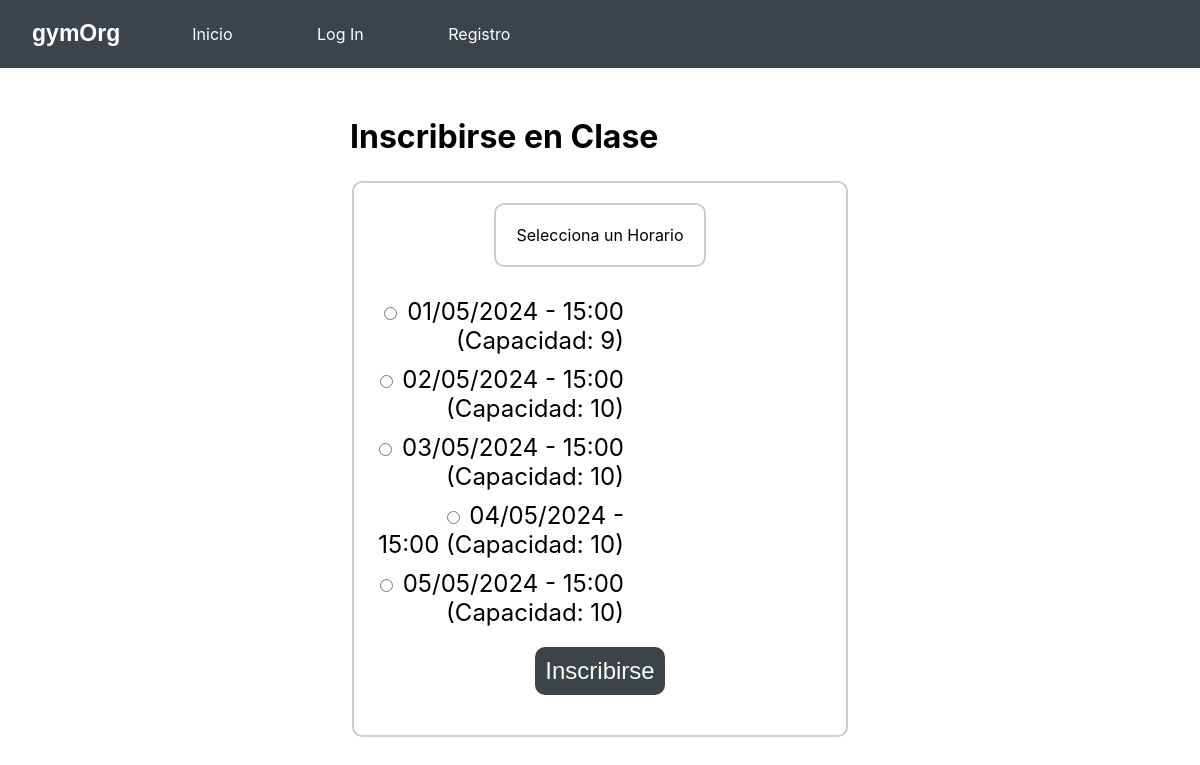
/inscribirClase.php?id=4, run on the app's committed database.
### tables this page shows
CREATE TABLE HorariosClases (

    HorarioID INT AUTO_INCREMENT PRIMARY KEY,
    ClaseID INT,
    Fecha DATE NOT NULL,
    HoraInicio TIME NOT NULL,
    Duracion INT NOT NULL,
    Capacidad INT NOT NULL,
    FOREIGN KEY (ClaseID) REFERENCES Clases(ClaseID)

);

### inscribirClase.php (the view, shortened to what this page needs)
<?php
$ClaseID = $_SESSION['clase_id'];
$conn = conexionBD();
$query = "SELECT hc.HorarioID, hc.Fecha, hc.HoraInicio, hc.Capacidad, COUNT(i.InscripcionID) AS Inscritos
          FROM HorariosClases hc
          LEFT JOIN Inscripciones i ON hc.HorarioID = i.HorarioID
          WHERE hc.ClaseID = ?
          GROUP BY hc.HorarioID, hc.Fecha, hc.HoraInicio, hc.Capacidad";
$stmt = $conn->prepare($query);
$stmt->bind_param('i', $ClaseID);
$stmt->execute();
$result = $stmt->get_result();
$horariosDisponibles = [];
while ($row = $result->fetch_assoc()) {
    $capacidadMaxima = $row['Capacidad'];
    $inscritos = $row['Inscritos'];
    $capacidadDisponible = $capacidadMaxima - $inscritos;
    $row['CapacidadDisponible'] = $capacidadDisponible;
    $horariosDisponibles[] = $row;
}
?>
<!DOCTYPE html>
<html lang="es">
<head>
    <link rel="stylesheet" href="css/inscripcion.css">
</head>
<body>
    <div class="topbar">
        <div class="topbar-name">
            <a class="topbar-name">gymOrg</a>
        </div>
        <div>
            <a href="index.php" class="topbar-item">Inicio</a>
            <a href="login.php" class="topbar-item">Log In</a>
            <a href="registro.php" class="topbar-item">Registro</a>
        </div>
    </div>
    <main>
        <article>
            <h1>Inscribirse en Clase</h1>
            <form action="inscribirClase.php" method="POST">
                <fieldset>
                    <div class="legenda">
                        <legend>Selecciona un Horario</legend>
                    </div>
                    <?php foreach ($horariosDisponibles as $horario) : ?>
                        <div>
                            <label>
                                <input type="radio" name="Horario_ID" value="<?= $horario['HorarioID'] ?>"
                                    <?= $horario['CapacidadDisponible'] <= 0 ? 'disabled' : '' ?> required>
                                <?= date('d/m/Y', strtotime($horario['Fecha'])) ?> - <?= date('H:i', strtotime($horario['HoraInicio'])) ?>
                                (Capacidad: <?= $horario['CapacidadDisponible'] ?>)
                            </label>
                        </div>
                    <?php endforeach; ?>
                    <div class="boton">
                        <button type="submit" name="inscribir">Inscribirse</button>
                    </div>
                </fieldset>
            </form>
        </article>
    </main>
</body>
</html>

### css/inscripcion.css (style rules this page uses)
html { font-family: 'Inter', Arial, sans-serif; background-color: white; padding: 0; }
.topbar { background-color: #3B444B; overflow: hidden; display: flex; width: 100vw; left: 0; right: 0; top: 0; position:fixed; }
.topbar-item { display:inline-grid; color: white; text-align: center; padding: 24px 40px; text-decoration: none; }
.topbar-name { float: left; display: block; color: white; text-align: center; padding: 10px 16px; text-decoration: none; font-family: sans-serif; font-weight: bolder; font-size:larger; text-align: center; }
h1 { font-size: 4em; }
body { display: flex; justify-content: center; align-items: center; margin-top: 8%; }
label { display: inline-block; width: 250px; text-align: right; font-size: 1.5rem; }
input, button { border: 2px solid #ccc; border-radius: 10px; font-size: 1.5rem; padding: 10px; }
form { margin: 25px auto; width: 500px; }
button { background: #3B444B; color: #FEFBF4; border: none; align-self: center; }
.boton { justify-content: center; display: flex; padding: 10px; }
legend, fieldset { border: 2px solid #ccc; border-radius: 10px; padding: 20px; margin-bottom: 20px; }
fieldset div { display: flex; align-items: center; margin-bottom: 10px; }
fieldset label { margin-right: 10px; }
.legenda { display: flex; flex-direction: column; }
:-webkit-any(article, aside, nav, section) h1 { font-size: 2em; margin-block-start: 0.67em; margin-block-end: 0.67em; }

### data on the page
horariosclases: Fecha "01/05/2024", HoraInicio "15:00", CapacidadDisponible "9"
horariosclases: Capacidad "☐ 02/05/2024 - 15:00 (Capacidad:", Fecha "02/05/2024", HoraInicio "15:00", Capacidad "10"
horariosclases: Capacidad "☐ 03/05/2024 - 15:00 (Capacidad:", Fecha "03/05/2024", HoraInicio "15:00", Capacidad "10"
horariosclases: Capacidad "☐ 04/05/2024 - 15:00 (Capacidad:", Fecha "04/05/2024", HoraInicio "15:00", Capacidad "10"
horariosclases: Capacidad "☐ 05/05/2024 - 15:00 (Capacidad:", Fecha "05/05/2024", HoraInicio "15:00", Capacidad "10"
